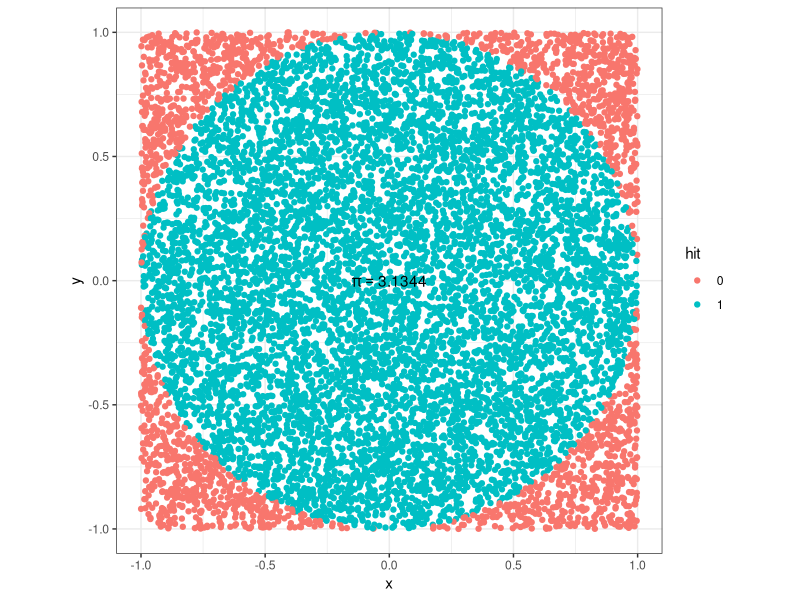

This chart was generated by the following R code:
# ------------------------------------------------------------------------------
# Given a square with side length 'D', in which a circle is drawn, with
# diameter 'D', pi can be approximated by the fraction:
#     area_circle / area_square = pi x (D/2)^2 / D^2
#                               = pi x D^2 / 4D^2
#                               = pi / 4
# Hence if we calculate the above fraction and multiply it with 4, we get pi!
# Let's do it:
# ------------------------------------------------------------------------------

# Clear workspace
# ------------------------------------------------------------------------------
rm(list=ls())

# Load libraries
# ------------------------------------------------------------------------------
library('tidyverse')

# Define functions
# ------------------------------------------------------------------------------
throw_dart = function(n = 1){
  return(tibble(x   = runif(n, min = -1, max = 1),
                y   = runif(n, min = -1, max = 1),
                hit = factor( ifelse(sqrt(x**2 + y**2) <= 1, 1, 0) ))
         )
}

# Set random seed
# ------------------------------------------------------------------------------
set.seed(201461)

# Compute pi using monte carlo simulations
# ------------------------------------------------------------------------------
n_sims  = 10000
darts   = throw_dart(n_sims)
pi_appr = darts %>%
  summarise(pi_appr = mean(as.numeric(hit)-1)) %>%
  as_vector * 4

# Plot results
# ------------------------------------------------------------------------------
label = paste("pi == ", pi_appr)
darts %>% 
  ggplot(aes(x = x, y = y, colour = hit)) +
  geom_point() +
  annotate("text", x = 0, y = 0, label = label, parse = TRUE) +
  coord_fixed() +
  theme_bw()
ggsave('pi_approximation.png')
